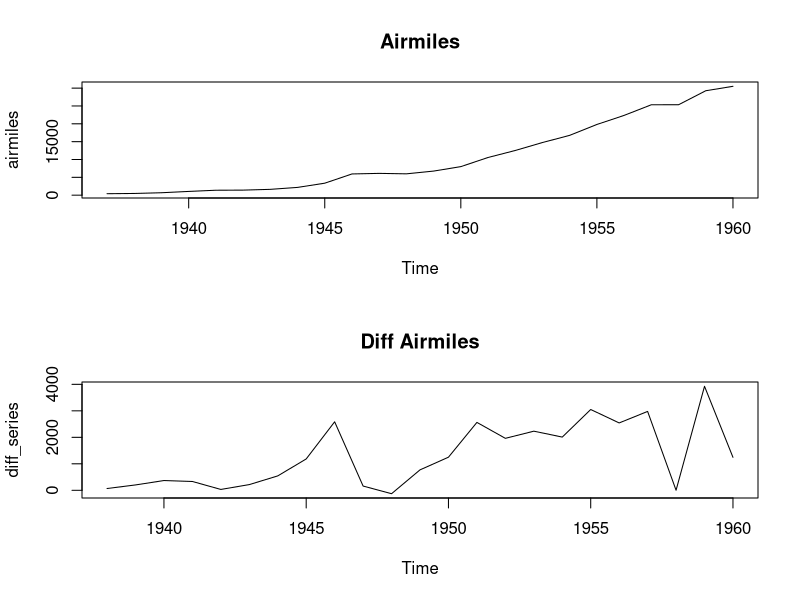

Here is the R script that generated this plot: (Note: this script raises an error after producing the figure.)
test_result <- Box.test(airmiles, type="Ljung-Box")
test_result # p-value = 5.035e-06: it is not stationary, so...

# apply diff on airmiles
diff_series <- diff(airmiles)
diff_series

test_result <- Box.test(diff_series, type="Ljung-Box")
test_result # p-value = 0.1407: it is now stationary :)

# compare it
split.screen(figs = c(2,1))
screen(1)
plot(airmiles, main= "Airmiles")
screen(2)
plot(diff_series, main="Diff Airmiles")

# how many diffs it needs
ndiffs(airmiles, test="pp")
ndiffs(diff_series, test="pp")

